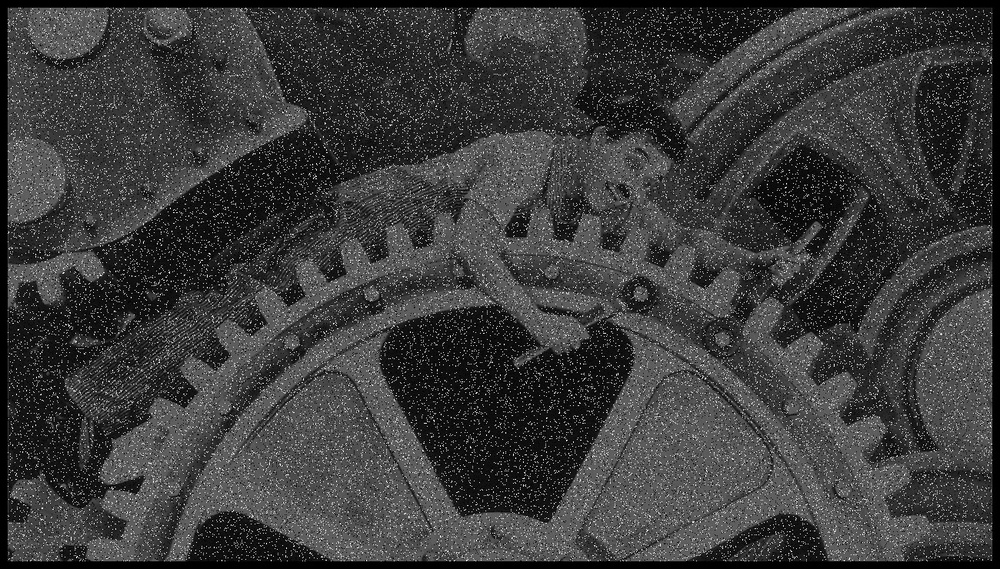
#> input picture tp2/TP2 Filtrage spatial et spectral des images-20201007/TempsModernes.jpeg, 1000 x 569 px, shrunk from 1300 x 740 before the run
$ jupyter execute TP2_fr.ipynb
#> lines starting #> are read from the running program, lines starting #| are printed output that depends on the picture
Groupe:

1 - Nom, Prénom, Matricule:

2 - Nom, Prénom, Matricule:

Ce laboratoire a pour objectif de manipuler et analyser la manipulation et le filtrage d'images dans le domaine temporel et fréquentiel.

**Remise**:

La date de remise est le lundi 2 Novembre à 23h55. Une pénalité de 3 points par jour sera appliquée lors d'un retard.

**Documents à remettre** :

Les exercices doivent être codés dans ce fichier TP.ipynb. Les réponses aux questions doivent être incluses dans le code sous forme de commentaires ou dans des cellules dédiées (*Markdown* ou *text*). Les exercices doivent être séparés par des cellules, suivant le template fourni. Vous devez bien identifier chaque exercice et sous-question, et bien commenter le code. Veuillez nommer vos variables de manière explicite et assurez-vous que toutes les figures soient lisibles.

Créer un fichier de rendu **html** (*Fichier -> Télécharger au format... -> HTML*)  de votre code et de vos graphiques. Veuillez remettre tous vos fichiers (.ipynb, html et autres) dans un seul fichier **zip** et nommez ce fichier selon vos matricules (Mat1\_Mat2.zip).

Une pénalité de 3 points sera appliquée si ces consignes ne sont pas respectées.

# Première séance: Filtrage spatial d'image

**Note:** Lors de la conception de vos algorithmes, portez attention aux types de vos données (*np.uint8*, *np.float32*, etc.). Lors de la manipulation des images, il sera probablement nécessaire de passer en *np.float32* pour faire vos calculs puis de revenir en *np.uint8* pour afficher vos images

**Note 2:** Nous vous suggérons fortement d'utiliser la fonction imshow de la manière suivante:

```python
    plt.imshow(mon_img, vmin=0, vmax=255)
    # ou bien
    ax.imshow(mon_img, vmin=0, vmax=255)
```
Cela précise à matlplolib que toutes les valeurs de l'image inférieures ou égales à zéros doivent être affichées en noires et celles supérieures ou égales à 255 en blancs (ce qui l'intervalle standard d'image codée en uint8). Si vous travaillez avec des images dont les valeurs sont comprises entre 0 et 1, vous aurez à modifier l'intervalle en conséquences.

[cell 1]
import cv2
import numpy as np
import matplotlib.pyplot as plt
plt.rcParams['image.cmap'] = 'gray' # Choix de la color map par défaut, ne pas modifier
import matplotlib
matplotlib.rcParams['figure.figsize'] = (15.0, 10.0) # Taille des figures par défaut, peut-être modifié au cas par cas.

## Exercice 1 - Réhaussement d'image
Le but de cet exercice est de corriger les effets d'une image fortement altérée. Pour cela, vous allez implémenter un certain nombre de filtres basiques pour corriger les différents défauts.

### Question 1 (1.5 points)
Chargez l'image *TempsModernes.jpeg* en utilisant la fonction:
```python
    img = cv2.imread(filename, cv2.IMREAD_GRAYSCALE)
```
(a) Affichez l'image. Comme vous pouvez le constater, l'image est très sombre et peu contrastée. Affichez à côté de l'image son histogramme en utilisant la fonction fournie dans la cellule ci-dessous.

(b) Nous allons corriger son exposition et son contraste en implémentant l'égalisation d'histogramme telle que vue en cours.
Complétez le code suivant:
```python
def equalize_histogram(img):
    imegale = np.zeros(img.shape)
    hist, bins = np.histogram(img, 256,[0,256])
    hist = hist.astype(np.float32)
    ...
```
Affichez l'image égalisée et son histogramme. Que constatez-vous?

[cell 2]
def plot_histogram(img, ax=None):
    """
    param img: image au format np.ndarray, dont les valeurs sont comprises entre 0 et 255
    param ax: (optionnel) axe matplotlib sur lequel tracer l'histogramme.
    """
    hist, bins = np.histogram(img, 256,[0,256])
    if ax is not None:
        ax.bar(bins[:-1], hist)
    else:
        plt.bar(bins[:-1], hist)
        plt.show()

[cell 3]
img = cv2.imread("TempsModernes.jpeg", cv2.IMREAD_GRAYSCALE)
#> img is the input picture: shape (569, 1000); min 0, max 255, mean 59.4
plt.imshow(img, vmin=0, vmax=255)

[cell 4]
plot_histogram(img)
#> in plot_histogram, `hist, bins = np.histogram(img, 256,[0,256])`: hist = 256 values, max 18963 at index 0, min 2 at index 247, mean 2222.7; bins = 257 values from 0 to 256
#> in plot_histogram, `plt.show()`:
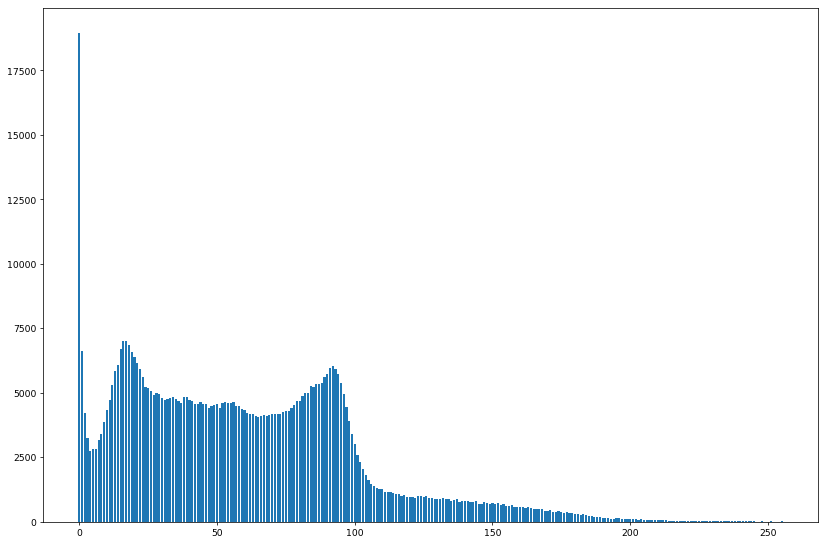
#> figure drawn by matplotlib, 1 panel; tallest bar 18963 high, from x = -0.4 to 0.4
